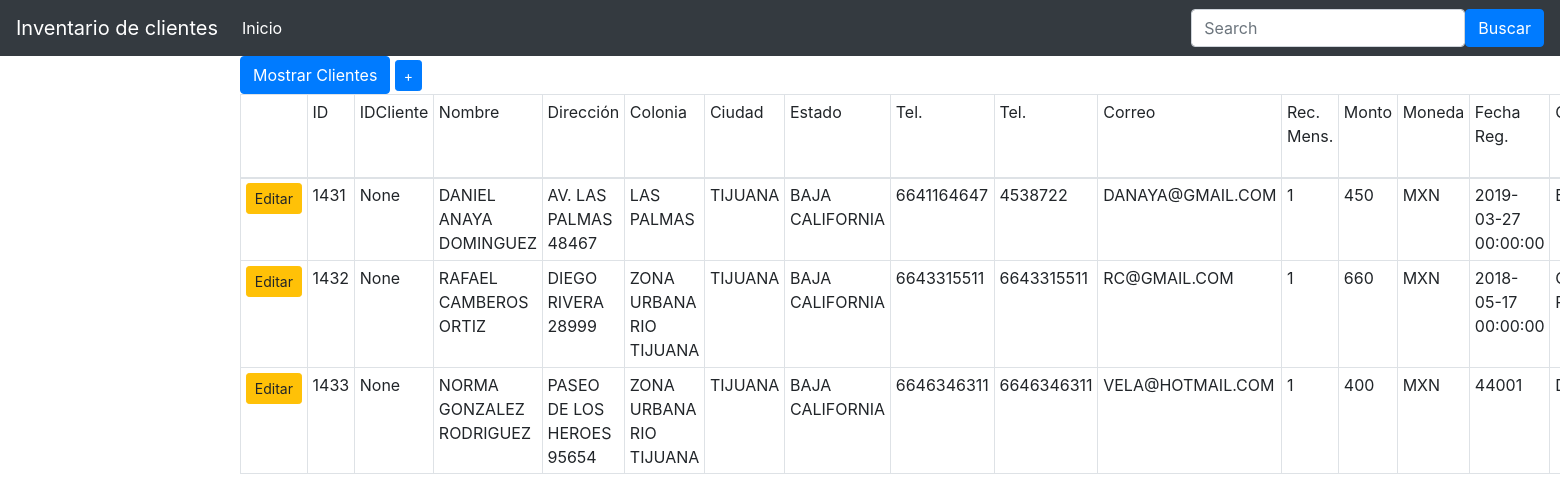
Screenshot of /displayClients with the database file from the repository.
### maypa/models.py (models this page shows, shortened)
class cliente(models.Model):
	IDCLIENTE = models.CharField(max_length=20 )
	NOMBRE = models.CharField(max_length = 200 )
	DIRECCION_FISICA = models.CharField(max_length = 150)
	COLONIA = models.CharField(max_length = 100 )
	CIUDAD = models.CharField(max_length = 50)
	ESTADO = models.CharField(max_length = 50)
	TELEFONO1 = models.CharField(max_length = 100 )
	TELEFONO2 = models.CharField(max_length = 100 )
	EMAIL = models.CharField(max_length = 100 )
	RECOLECCIONES_MENSUALES = models.CharField(max_length = 100 )
	MONTO = models.CharField(max_length = 100 )
	MONEDA = models.CharField(max_length = 10 )
	FECHA_REGISTRO = models.CharField(max_length = 20 )
	GIRO = models.CharField(max_length = 150 )
	CUOTA_MENSUAL_PESOS = models.CharField(max_length = 100 )
	CUOTA_MENSUAL_DLLS = models.CharField(max_length = 100 )
	CUOTA_SEMESTRAL = models.CharField(max_length = 100 )
	CUOTA_ANUAL = models.CharField(max_length = 100 )

### maypa/views.py (the view)
# urls.py: url(r'^displayClients$', displayClients, name = 'displayClients'),
def displayClients(request):
	items = cliente.objects.all()
	context = {
		'items': items
	}
	return render(request, 'index.html', context)

### maypa/templates/index.html (shortened to what this page needs)
{% extends 'base.html' %}
{% block body %}
<div class="container">
	<div class="row">
		<div class="col">
	<div class="button/group">
		<a href="{% url 'displayClients' %}" class = "btn btn-primary btn-md" role = "button"> Mostrar Clientes </a>
		<a href="{% url 'addClient' %}" class = "btn btn-primary btn-sm" role = "button"> + </a>
	</div>
<table class = "table table-sm table-bordered">
	<thead>
		<tr>
			<td></td>
			<td>ID</td>
			<td>IDCliente</td>
			<td>Nombre  </td>
			<td>Dirección</td>
			<td>Colonia</td>
			<td>Ciudad</td>
			<td>Estado</td>
			<td>Tel.</td>
			<td>Tel.</td>
			<td>Correo</td>
			<td>Rec. Mens.</td>
			<td>Monto</td>
			<td>Moneda</td>
			<td>Fecha Reg.</td>
			<td>Giro</td>
		</tr>
	</thead>
	<tbody>
		{% for item in items %}
			<tr>
				<td>
					<a href="{% url 'editClient' item.pk %}" class="btn btn-warning btn-sm">Editar</a>
				</td>
				<td>{{ item.pk }}</td>
				<td>{{ item.IDCLIENTE }}</td>
				<td>{{ item.NOMBRE }}</td>
				<td>{{ item.DIRECCION_FISICA }}</td>
				<td>{{ item.COLONIA }}</td>
				<td>{{ item.CIUDAD }}</td>
				<td>{{ item.ESTADO }}</td>
				<td>{{ item.TELEFONO1 }}</td>
				<td>{{ item.TELEFONO2 }}</td>
				<td>{{ item.EMAIL }}</td>
				<td>{{ item.RECOLECCIONES_MENSUALES }}</td>
				<td>{{ item.MONTO }}</td>
				<td>{{ item.MONEDA }}</td>
				<td>{{ item.FECHA_REGISTRO }}</td>
				<td>{{ item.GIRO }}</td>
		</tr>
		{%endfor%}
	</tbody>
</table>
</div>
</div>
</div>
{% endblock %}

### maypa/templates/base.html (shortened to what this page needs)
<!DOCTYPE html>
<html>
<head>
</head>
{% load static %}
<link rel="stylesheet" type="text/css" href="{% static '/css/style.css' %}">
<link rel="stylesheet" type="text/css" href="{% static '/css/bootstrap.min.css' %}">
<body>
	<nav class="navbar navbar-expand navbar-dark bg-dark">
      <a class="navbar-brand" href="#">Inventario de clientes</a>
      <div class="collapse navbar-collapse" id="navbarsExample02">
        <ul class="navbar-nav mr-auto">
          <li class="nav-item active">
            <a class="nav-link" href="{% url 'index' %}">Inicio <span class="sr-only">(current)</span></a>
          </li>
        </ul>
        <form method="POST" class="form-inline my-2 my-md-0" action="{% url 'search' %}">
          <input class="form-control" name="content" type="text" placeholder="Search">
          <button type="submit" class = "btn btn-primary" name="button"> Buscar</button>
        </form>
      </div>
    </nav>
    <div class="container">
    	{% block body %}
		{% endblock %}
    </div>
</body>
</html>

### rows the page displays
cliente: pk "1431", IDCLIENTE "None", NOMBRE "DANIEL ANAYA DOMINGUEZ", DIRECCION_FISICA "AV. LAS PALMAS 48467", COLONIA "LAS PALMAS", CIUDAD "TIJUANA", ESTADO "BAJA CALIFORNIA", TELEFONO1 "6641164647", TELEFONO2 "4538722", EMAIL "DANAYA@GMAIL.COM", RECOLECCIONES_MENSUALES "1", MONTO "450", MONEDA "MXN", FECHA_REGISTRO "2019-03-27 00:00:00"
cliente: pk "1432", IDCLIENTE "None", NOMBRE "RAFAEL CAMBEROS ORTIZ", DIRECCION_FISICA "DIEGO RIVERA 28999", COLONIA "ZONA URBANA RIO TIJUANA", CIUDAD "TIJUANA", ESTADO "BAJA CALIFORNIA", TELEFONO1 "6643315511", TELEFONO2 "6643315511", EMAIL "RC@GMAIL.COM", RECOLECCIONES_MENSUALES "1", MONTO "660", MONEDA "MXN", FECHA_REGISTRO "2018-05-17 00:00:00"
cliente: pk "1433", IDCLIENTE "None", NOMBRE "NORMA GONZALEZ RODRIGUEZ", DIRECCION_FISICA "PASEO DE LOS HEROES 95654", COLONIA "ZONA URBANA RIO TIJUANA", CIUDAD "TIJUANA", ESTADO "BAJA CALIFORNIA", TELEFONO1 "6646346311", TELEFONO2 "6646346311", EMAIL "VELA@HOTMAIL.COM", RECOLECCIONES_MENSUALES "1", MONTO "400", MONEDA "MXN", FECHA_REGISTRO "44001"
